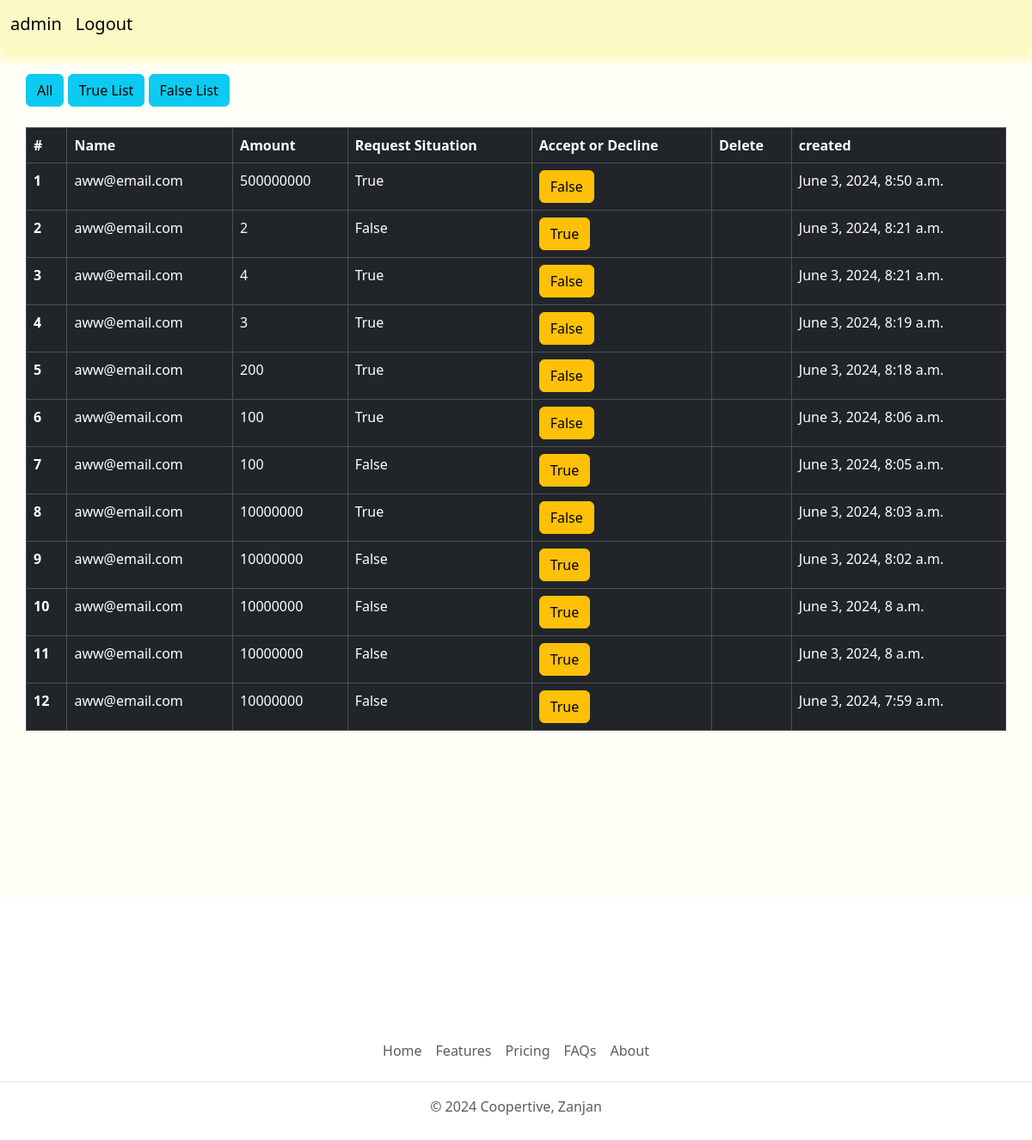
The page /accounts/transection/list/ (signed in) on the database its author committed.
### accounts/models.py (models this page shows, shortened)
class TransectionRequest(models.Model):
    is_accept = models.BooleanField(default=False)
    created = models.DateTimeField(auto_now=True)
    wallet = models.ForeignKey(Wallet, on_delete=models.CASCADE)
    amount = models.IntegerField()

class Wallet(models.Model):
    user = models.OneToOneField(User, on_delete=models.CASCADE, related_name='user_wallet')
    balance = models.IntegerField(default=0)

class User(AbstractUser):
    email = models.EmailField(max_length=250, unique=True)
    choice = (('1', 'user'),('2', 'driver'),('3', 'admin'))
    user_type = models.CharField(max_length=10, choices=choice)
    objects = UserManager()
    USERNAME_FIELD = 'email'
    REQUIRED_FIELDS = ['user_type', 'username']
    def __str__(self):
        return f'{self.email}'

### accounts/views.py (the view)
# urls.py: path('transection/list/', views.TransecitonListView.as_view(), name='transection_list'),
class TransecitonListView(IsAdmin, View):
    def get(self, request):
        param = request.GET.get('filter_by')
        if param == 'True':
            transection_list = TransectionRequest.objects.filter(is_accept=param).order_by('-created')
            return render(request, 'accounts/transection_temp/transection_list.html', {'transection_list':transection_list})
        elif param == 'False':
            transection_list = TransectionRequest.objects.filter(is_accept=param).order_by('-created')
            return render(request, 'accounts/transection_temp/transection_list.html', {'transection_list':transection_list})
        transection_list = TransectionRequest.objects.all().order_by('-created')
        return render(request, 'accounts/transection_temp/transection_list.html', {'transection_list':transection_list})

### utils.py (called while the page is built)
    def test_func(self):
        return self.request.user.is_authenticated and self.request.user.is_superuser

### accounts/templates/accounts/transection_temp/transection_list.html
{% extends 'base.html' %}
{% block content %}
<a href="{% url 'accounts:transection_list' %}" class="btn btn-info">All</a>
<a href="{% url 'accounts:transection_list' %}?filter_by={{ True }} " class="btn btn-info">True List</a>
<a href="{% url 'accounts:transection_list' %}?filter_by={{ False }} " class="btn btn-info">False List</a> <br> <br>
<table class="table table-bordered table-dark">
    <thead>
      <tr>
        <th>#</th>
        <th scope="col">Name</th>
        <th scope="col">Amount</th>
        <th scope="col">Request Situation</th>
        <th scope="col">Accept or Decline</th>
        <th scope="col">Delete</th>
        <th scope="col">created</th>
      </tr>
    </thead>
    <tbody>
       {% for transection in transection_list %}
      <tr>
        <th scope="row">{{ forloop.counter }}</th>
        <td>{{ transection.wallet.user }}</td>
        <td>{{ transection.amount }}</td>
        <td> {{ transection.is_accept }}</td>
        <td> {% if transection.is_accept %}
            <a href="{% url 'accounts:transection_request' transection.id %}" class="btn btn-warning">False</a></td>
            {% else %}
            <a href="{% url 'accounts:transection_request' transection.id %}" class="btn btn-warning">True</a></td>
            {% endif %}
        <td> </td>
        <td>{{ transection.created }}</td>
      </tr>
      {% endfor %}
    </tbody>
</table>
{% endblock %}

### rows shown on the page
TransectionRequest: shows "False"
TransectionRequest: shows "True"
TransectionRequest: shows "False"
TransectionRequest: shows "False"
TransectionRequest: shows "False"
TransectionRequest: shows "False"
TransectionRequest: shows "True"
TransectionRequest: shows "False"
TransectionRequest: shows "True"
TransectionRequest: shows "True"
TransectionRequest: shows "True"
TransectionRequest: shows "True"
